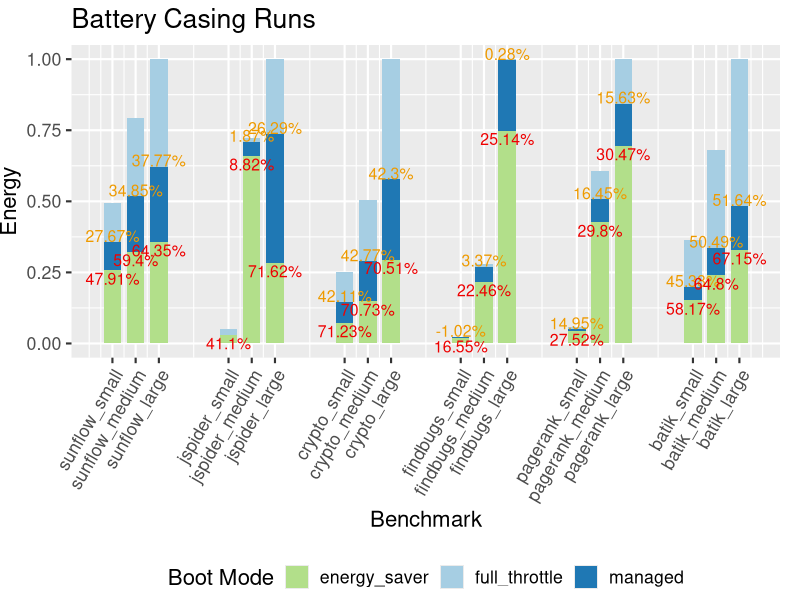

Write the R code that produced this figure.
library(reshape2)
library(ggplot2)
library(RColorBrewer)

colors <- brewer.pal(3, "Paired")
mapped_colors <- c("full_throttle"=colors[1],"managed"=colors[2],"energy_saver"=colors[3])

dta <- read.table("dat/badapt_consumed.dat", sep="\t", head=T)

xvals <- c()
xlbls <- c()

for (i in 1:nrow(dta)) {
  xvals <- c(xvals,dta$xcord[i])
  lbl <- paste(dta$bench[i], dta$data[i], sep="_")
  xlbls <- c(xlbls,lbl)
}

pdf("battery_casing.pdf")

p <- ggplot(data=dta, aes(xcord)) +
     geom_bar(aes(y=full_throttle,fill="full_throttle"),
              stat="identity", 
              width=0.15) +
     geom_bar(aes(y=managed,fill="managed"), 
              stat="identity", 
              width=0.15) +
     geom_bar(aes(y=energy_saver,fill="energy_saver"), 
              stat="identity", 
              width=0.15) + 

     geom_text(aes(y=managed,label=mid_percent_saved),vjust=0,colour="orange2",size=4) +

     geom_text(aes(y=energy_saver,label=low_percent_saved),vjust=1.2,colour="red2",size=4) +

     scale_fill_manual(name="Boot Mode",values=mapped_colors) +
     xlim(-0.5,6) +
     xlab("Benchmark") +
     ylab("Energy") +
     theme_gray(base_size=16) +
     theme(axis.text.x=element_text(angle=60, hjust = 1), 
           legend.position="bottom",
           plot.margin=unit(c(0.2,0.5,0.0,0.0),"cm")) +
     scale_x_continuous(breaks=xvals,labels=xlbls) +
     ggtitle("Battery Casing Runs")


print(p)

dev.off()
  
#  +
#    geom_bar(data=timetable, aes(x=dateValues, y=inHospital),
#                        stat="identity", fill="grey", colour="blue")
